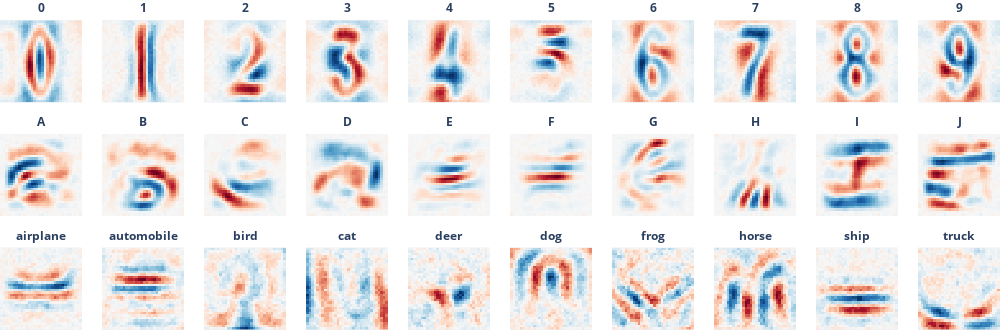

The cell this chart's notebook holds for it:
### Code cell
# Decompose the eigenvalues and eigenvectors
svhn_vals, svhn_vecs = svhn_model.decompose()
emnist_vals, emnist_vecs = emnist_letters_model.decompose()
cifar10_vals, cifar10_vecs = cifar10_model.decompose()

emnist_top10 = emnist_vecs[:10, -1]
emnist_top10_32 = emnist_top10.view(10, 1, 28, 28)
emnist_top10_32 = F.interpolate(
    emnist_top10_32, size=(32, 32), mode="bilinear", align_corners=False
)
emnist_top10_32 = emnist_top10_32.view(10, 1024)

# Use all eigenvectors
vecs = torch.cat(
    [
        svhn_vecs[:, -1],
        emnist_top10_32,
        cifar10_vecs[:, -1],
    ]
)
vecs /= (
    vecs.abs().max(1, keepdim=True).values
)  # Normalize eigenvectors to [-1, 1] for visualization

color = dict(color_continuous_scale="RdBu", color_continuous_midpoint=0.0)
fig = px.imshow(
    vecs.view(-1, 32, 32).cpu(),
    facet_col=0,
    facet_col_wrap=10,
    height=330,
    width=1000,
    facet_row_spacing=0.1,
    **color,
)
fig.update_layout(coloraxis_showscale=False, margin=dict(l=0, r=0, b=0, t=20))
fig.update_xaxes(visible=False)
fig.update_yaxes(visible=False)

labels = cifar10_labels + emnist_letters_labels[:10] + svhn_labels
[
    a.update(text=f"<b>{labels[i]}</b>", y=a["y"] + 0.005)
    for i, a in enumerate(fig.layout.annotations)
]

fig.show()

### Figure 1 — Plotly figure (JSON) as saved in the notebook; plotly's stock layout.template omitted (floating-point values rounded to 4 significant figures; data arrays with more than 128 entries replaced by an {"elided": "..."} marker saying what was removed)
{"data": [{"coloraxis": "coloraxis", "hovertemplate": "x: %{x}<br>y: %{y}<br>color: %{z}<extra></extra>", "name": "0", "type": "heatmap", "xaxis": "x21", "yaxis": "y21", "z": {"elided": "32x32 float values"}}, {"coloraxis": "coloraxis", "hovertemplate": "x: %{x}<br>y: %{y}<br>color: %{z}<extra></extra>", "name": "1", "type": "heatmap", "xaxis": "x22", "yaxis": "y22", "z": {"elided": "32x32 float values"}}, {"coloraxis": "coloraxis", "hovertemplate": "x: %{x}<br>y: %{y}<br>color: %{z}<extra></extra>", "name": "2", "type": "heatmap", "xaxis": "x23", "yaxis": "y23", "z": {"elided": "32x32 float values"}}, {"coloraxis": "coloraxis", "hovertemplate": "x: %{x}<br>y: %{y}<br>color: %{z}<extra></extra>", "name": "3", "type": "heatmap", "xaxis": "x24", "yaxis": "y24", "z": {"elided": "32x32 float values"}}, {"coloraxis": "coloraxis", "hovertemplate": "x: %{x}<br>y: %{y}<br>color: %{z}<extra></extra>", "name": "4", "type": "heatmap", "xaxis": "x25", "yaxis": "y25", "z": {"elided": "32x32 float values"}}, {"coloraxis": "coloraxis", "hovertemplate": "x: %{x}<br>y: %{y}<br>color: %{z}<extra></extra>", "name": "5", "type": "heatmap", "xaxis": "x26", "yaxis": "y26", "z": {"elided": "32x32 float values"}}, {"coloraxis": "coloraxis", "hovertemplate": "x: %{x}<br>y: %{y}<br>color: %{z}<extra></extra>", "name": "6", "type": "heatmap", "xaxis": "x27", "yaxis": "y27", "z": {"elided": "32x32 float values"}}, {"coloraxis": "coloraxis", "hovertemplate": "x: %{x}<br>y: %{y}<br>color: %{z}<extra></extra>", "name": "7", "type": "heatmap", "xaxis": "x28", "yaxis": "y28", "z": {"elided": "32x32 float values"}}, {"coloraxis": "coloraxis", "hovertemplate": "x: %{x}<br>y: %{y}<br>color: %{z}<extra></extra>", "name": "8", "type": "heatmap", "xaxis": "x29", "yaxis": "y29", "z": {"elided": "32x32 float values"}}, {"coloraxis": "coloraxis", "hovertemplate": "x: %{x}<br>y: %{y}<br>color: %{z}<extra></extra>", "name": "9", "type": "heatmap", "xaxis": "x30", "yaxis": "y30", "z": {"elided": "32x32 float values"}}, {"coloraxis": "coloraxis", "hovertemplate": "x: %{x}<br>y: %{y}<br>color: %{z}<extra></extra>", "name": "10", "type": "heatmap", "xaxis": "x11", "yaxis": "y11", "z": {"elided": "32x32 float values"}}, {"coloraxis": "coloraxis", "hovertemplate": "x: %{x}<br>y: %{y}<br>color: %{z}<extra></extra>", "name": "11", "type": "heatmap", "xaxis": "x12", "yaxis": "y12", "z": {"elided": "32x32 float values"}}, {"coloraxis": "coloraxis", "hovertemplate": "x: %{x}<br>y: %{y}<br>color: %{z}<extra></extra>", "name": "12", "type": "heatmap", "xaxis": "x13", "yaxis": "y13", "z": {"elided": "32x32 float values"}}, {"coloraxis": "coloraxis", "hovertemplate": "x: %{x}<br>y: %{y}<br>color: %{z}<extra></extra>", "name": "13", "type": "heatmap", "xaxis": "x14", "yaxis": "y14", "z": {"elided": "32x32 float values"}}, {"coloraxis": "coloraxis", "hovertemplate": "x: %{x}<br>y: %{y}<br>color: %{z}<extra></extra>", "name": "14", "type": "heatmap", "xaxis": "x15", "yaxis": "y15", "z": {"elided": "32x32 float values"}}, {"coloraxis": "coloraxis", "hovertemplate": "x: %{x}<br>y: %{y}<br>color: %{z}<extra></extra>", "name": "15", "type": "heatmap", "xaxis": "x16", "yaxis": "y16", "z": {"elided": "32x32 float values"}}, {"coloraxis": "coloraxis", "hovertemplate": "x: %{x}<br>y: %{y}<br>color: %{z}<extra></extra>", "name": "16", "type": "heatmap", "xaxis": "x17", "yaxis": "y17", "z": {"elided": "32x32 float values"}}, {"coloraxis": "coloraxis", "hovertemplate": "x: %{x}<br>y: %{y}<br>color: %{z}<extra></extra>", "name": "17", "type": "heatmap", "xaxis": "x18", "yaxis": "y18", "z": {"elided": "32x32 float values"}}, {"coloraxis": "coloraxis", "hovertemplate": "x: %{x}<br>y: %{y}<br>color: %{z}<extra></extra>", "name": "18", "type": "heatmap", "xaxis": "x19", "yaxis": "y19", "z": {"elided": "32x32 float values"}}, {"coloraxis": "coloraxis", "hovertemplate": "x: %{x}<br>y: %{y}<br>color: %{z}<extra></extra>", "name": "19", "type": "heatmap", "xaxis": "x20", "yaxis": "y20", "z": {"elided": "32x32 float values"}}, {"coloraxis": "coloraxis", "hovertemplate": "x: %{x}<br>y: %{y}<br>color: %{z}<extra></extra>", "name": "20", "type": "heatmap", "xaxis": "x", "yaxis": "y", "z": {"elided": "32x32 float values"}}, {"coloraxis": "coloraxis", "hovertemplate": "x: %{x}<br>y: %{y}<br>color: %{z}<extra></extra>", "name": "21", "type": "heatmap", "xaxis": "x2", "yaxis": "y2", "z": {"elided": "32x32 float values"}}, {"coloraxis": "coloraxis", "hovertemplate": "x: %{x}<br>y: %{y}<br>color: %{z}<extra></extra>", "name": "22", "type": "heatmap", "xaxis": "x3", "yaxis": "y3", "z": {"elided": "32x32 float values"}}, {"coloraxis": "coloraxis", "hovertemplate": "x: %{x}<br>y: %{y}<br>color: %{z}<extra></extra>", "name": "23", "type": "heatmap", "xaxis": "x4", "yaxis": "y4", "z": {"elided": "32x32 float values"}}, {"coloraxis": "coloraxis", "hovertemplate": "x: %{x}<br>y: %{y}<br>color: %{z}<extra></extra>", "name": "24", "type": "heatmap", "xaxis": "x5", "yaxis": "y5", "z": {"elided": "32x32 float values"}}, {"coloraxis": "coloraxis", "hovertemplate": "x: %{x}<br>y: %{y}<br>color: %{z}<extra></extra>", "name": "25", "type": "heatmap", "xaxis": "x6", "yaxis": "y6", "z": {"elided": "32x32 float values"}}, {"coloraxis": "coloraxis", "hovertemplate": "x: %{x}<br>y: %{y}<br>color: %{z}<extra></extra>", "name": "26", "type": "heatmap", "xaxis": "x7", "yaxis": "y7", "z": {"elided": "32x32 float values"}}, {"coloraxis": "coloraxis", "hovertemplate": "x: %{x}<br>y: %{y}<br>color: %{z}<extra></extra>", "name": "27", "type": "heatmap", "xaxis": "x8", "yaxis": "y8", "z": {"elided": "32x32 float values"}}, {"coloraxis": "coloraxis", "hovertemplate": "x: %{x}<br>y: %{y}<br>color: %{z}<extra></extra>", "name": "28", "type": "heatmap", "xaxis": "x9", "yaxis": "y9", "z": {"elided": "32x32 float values"}}, {"coloraxis": "coloraxis", "hovertemplate": "x: %{x}<br>y: %{y}<br>color: %{z}<extra></extra>", "name": "29", "type": "heatmap", "xaxis": "x10", "yaxis": "y10", "z": {"elided": "32x32 float values"}}], "layout": {"annotations": [{"font": {}, "showarrow": false, "text": "<b>airplane</b>", "x": 0.041, "xanchor": "center", "xref": "paper", "y": 0.2717, "yanchor": "bottom", "yref": "paper"}, {"font": {}, "showarrow": false, "text": "<b>automobile</b>", "x": 0.143, "xanchor": "center", "xref": "paper", "y": 0.2717, "yanchor": "bottom", "yref": "paper"}, {"font": {}, "showarrow": false, "text": "<b>bird</b>", "x": 0.245, "xanchor": "center", "xref": "paper", "y": 0.2717, "yanchor": "bottom", "yref": "paper"}, {"font": {}, "showarrow": false, "text": "<b>cat</b>", "x": 0.347, "xanchor": "center", "xref": "paper", "y": 0.2717, "yanchor": "bottom", "yref": "paper"}, {"font": {}, "showarrow": false, "text": "<b>deer</b>", "x": 0.449, "xanchor": "center", "xref": "paper", "y": 0.2717, "yanchor": "bottom", "yref": "paper"}, {"font": {}, "showarrow": false, "text": "<b>dog</b>", "x": 0.551, "xanchor": "center", "xref": "paper", "y": 0.2717, "yanchor": "bottom", "yref": "paper"}, {"font": {}, "showarrow": false, "text": "<b>frog</b>", "x": 0.653, "xanchor": "center", "xref": "paper", "y": 0.2717, "yanchor": "bottom", "yref": "paper"}, {"font": {}, "showarrow": false, "text": "<b>horse</b>", "x": 0.755, "xanchor": "center", "xref": "paper", "y": 0.2717, "yanchor": "bottom", "yref": "paper"}, {"font": {}, "showarrow": false, "text": "<b>ship</b>", "x": 0.857, "xanchor": "center", "xref": "paper", "y": 0.2717, "yanchor": "bottom", "yref": "paper"}, {"font": {}, "showarrow": false, "text": "<b>truck</b>", "x": 0.959, "xanchor": "center", "xref": "paper", "y": 0.2717, "yanchor": "bottom", "yref": "paper"}, {"font": {}, "showarrow": false, "text": "<b>A</b>", "x": 0.041, "xanchor": "center", "xref": "paper", "y": 0.6383, "yanchor": "bottom", "yref": "paper"}, {"font": {}, "showarrow": false, "text": "<b>B</b>", "x": 0.143, "xanchor": "center", "xref": "paper", "y": 0.6383, "yanchor": "bottom", "yref": "paper"}, {"font": {}, "showarrow": false, "text": "<b>C</b>", "x": 0.245, "xanchor": "center", "xref": "paper", "y": 0.6383, "yanchor": "bottom", "yref": "paper"}, {"font": {}, "showarrow": false, "text": "<b>D</b>", "x": 0.347, "xanchor": "center", "xref": "paper", "y": 0.6383, "yanchor": "bottom", "yref": "paper"}, {"font": {}, "showarrow": false, "text": "<b>E</b>", "x": 0.449, "xanchor": "center", "xref": "paper", "y": 0.6383, "yanchor": "bottom", "yref": "paper"}, {"font": {}, "showarrow": false, "text": "<b>F</b>", "x": 0.551, "xanchor": "center", "xref": "paper", "y": 0.6383, "yanchor": "bottom", "yref": "paper"}, {"font": {}, "showarrow": false, "text": "<b>G</b>", "x": 0.653, "xanchor": "center", "xref": "paper", "y": 0.6383, "yanchor": "bottom", "yref": "paper"}, {"font": {}, "showarrow": false, "text": "<b>H</b>", "x": 0.755, "xanchor": "center", "xref": "paper", "y": 0.6383, "yanchor": "bottom", "yref": "paper"}, {"font": {}, "showarrow": false, "text": "<b>I</b>", "x": 0.857, "xanchor": "center", "xref": "paper", "y": 0.6383, "yanchor": "bottom", "yref": "paper"}, {"font": {}, "showarrow": false, "text": "<b>J</b>", "x": 0.959, "xanchor": "center", "xref": "paper", "y": 0.6383, "yanchor": "bottom", "yref": "paper"}, {"font": {}, "showarrow": false, "text": "<b>0</b>", "x": 0.041, "xanchor": "center", "xref": "paper", "y": 1.005, "yanchor": "bottom", "yref": "paper"}, {"font": {}, "showarrow": false, "text": "<b>1</b>", "x": 0.143, "xanchor": "center", "xref": "paper", "y": 1.005, "yanchor": "bottom", "yref": "paper"}, {"font": {}, "showarrow": false, "text": "<b>2</b>", "x": 0.245, "xanchor": "center", "xref": "paper", "y": 1.005, "yanchor": "bottom", "yref": "paper"}, {"font": {}, "showarrow": false, "text": "<b>3</b>", "x": 0.347, "xanchor": "center", "xref": "paper", "y": 1.005, "yanchor": "bottom", "yref": "paper"}, {"font": {}, "showarrow": false, "text": "<b>4</b>", "x": 0.449, "xanchor": "center", "xref": "paper", "y": 1.005, "yanchor": "bottom", "yref": "paper"}, {"font": {}, "showarrow": false, "text": "<b>5</b>", "x": 0.551, "xanchor": "center", "xref": "paper", "y": 1.005, "yanchor": "bottom", "yref": "paper"}, {"font": {}, "showarrow": false, "text": "<b>6</b>", "x": 0.653, "xanchor": "center", "xref": "paper", "y": 1.005, "yanchor": "bottom", "yref": "paper"}, {"font": {}, "showarrow": false, "text": "<b>7</b>", "x": 0.755, "xanchor": "center", "xref": "paper", "y": 1.005, "yanchor": "bottom", "yref": "paper"}, {"font": {}, "showarrow": false, "text": "<b>8</b>", "x": 0.857, "xanchor": "center", "xref": "paper", "y": 1.005, "yanchor": "bottom", "yref": "paper"}, {"font": {}, "showarrow": false, "text": "<b>9</b>", "x": 0.959, "xanchor": "center", "xref": "paper", "y": 1.005, "yanchor": "bottom", "yref": "paper"}], "coloraxis": {"cmid": 0, "colorscale": [[0, "rgb(103,0,31)"], [0.1, "rgb(178,24,43)"], [0.2, "rgb(214,96,77)"], [0.3, "rgb(244,165,130)"], [0.4, "rgb(253,219,199)"], [0.5, "rgb(247,247,247)"], [0.6, "rgb(209,229,240)"], [0.7, "rgb(146,197,222)"], [0.8, "rgb(67,147,195)"], [0.9, "rgb(33,102,172)"], [1, "rgb(5,48,97)"]], "showscale": false}, "height": 330, "margin": {"b": 0, "l": 0, "r": 0, "t": 20}, "width": 1000, "xaxis": {"anchor": "y", "constrain": "domain", "domain": [0, 0.082], "scaleanchor": "y", "visible": false}, "xaxis10": {"anchor": "y10", "domain": [0.918, 1], "matches": "x", "visible": false}, "xaxis11": {"anchor": "y11", "domain": [0, 0.082], "matches": "x", "showticklabels": false, "visible": false}, "xaxis12": {"anchor": "y12", "domain": [0.102, 0.184], "matches": "x", "showticklabels": false, "visible": false}, "xaxis13": {"anchor": "y13", "domain": [0.204, 0.286], "matches": "x", "showticklabels": false, "visible": false}, "xaxis14": {"anchor": "y14", "domain": [0.306, 0.388], "matches": "x", "showticklabels": false, "visible": false}, "xaxis15": {"anchor": "y15", "domain": [0.408, 0.49], "matches": "x", "showticklabels": false, "visible": false}, "xaxis16": {"anchor": "y16", "domain": [0.51, 0.592], "matches": "x", "showticklabels": false, "visible": false}, "xaxis17": {"anchor": "y17", "domain": [0.612, 0.694], "matches": "x", "showticklabels": false, "visible": false}, "xaxis18": {"anchor": "y18", "domain": [0.714, 0.796], "matches": "x", "showticklabels": false, "visible": false}, "xaxis19": {"anchor": "y19", "domain": [0.816, 0.898], "matches": "x", "showticklabels": false, "visible": false}, "xaxis2": {"anchor": "y2", "domain": [0.102, 0.184], "matches": "x", "visible": false}, "xaxis20": {"anchor": "y20", "domain": [0.918, 1], "matches": "x", "showticklabels": false, "visible": false}, "xaxis21": {"anchor": "y21", "domain": [0, 0.082], "matches": "x", "showticklabels": false, "visible": false}, "xaxis22": {"anchor": "y22", "domain": [0.102, 0.184], "matches": "x", "showticklabels": false, "visible": false}, "xaxis23": {"anchor": "y23", "domain": [0.204, 0.286], "matches": "x", "showticklabels": false, "visible": false}, "xaxis24": {"anchor": "y24", "domain": [0.306, 0.388], "matches": "x", "showticklabels": false, "visible": false}, "xaxis25": {"anchor": "y25", "domain": [0.408, 0.49], "matches": "x", "showticklabels": false, "visible": false}, "xaxis26": {"anchor": "y26", "domain": [0.51, 0.592], "matches": "x", "showticklabels": false, "visible": false}, "xaxis27": {"anchor": "y27", "domain": [0.612, 0.694], "matches": "x", "showticklabels": false, "visible": false}, "xaxis28": {"anchor": "y28", "domain": [0.714, 0.796], "matches": "x", "showticklabels": false, "visible": false}, "xaxis29": {"anchor": "y29", "domain": [0.816, 0.898], "matches": "x", "showticklabels": false, "visible": false}, "xaxis3": {"anchor": "y3", "domain": [0.204, 0.286], "matches": "x", "visible": false}, "xaxis30": {"anchor": "y30", "domain": [0.918, 1], "matches": "x", "showticklabels": false, "visible": false}, "xaxis4": {"anchor": "y4", "domain": [0.306, 0.388], "matches": "x", "visible": false}, "xaxis5": {"anchor": "y5", "domain": [0.408, 0.49], "matches": "x", "visible": false}, "xaxis6": {"anchor": "y6", "domain": [0.51, 0.592], "matches": "x", "visible": false}, "xaxis7": {"anchor": "y7", "domain": [0.612, 0.694], "matches": "x", "visible": false}, "xaxis8": {"anchor": "y8", "domain": [0.714, 0.796], "matches": "x", "visible": false}, "xaxis9": {"anchor": "y9", "domain": [0.816, 0.898], "matches": "x", "visible": false}, "yaxis": {"anchor": "x", "autorange": "reversed", "constrain": "domain", "domain": [0, 0.2667], "visible": false}, "yaxis10": {"anchor": "x10", "domain": [0, 0.2667], "matches": "y", "showticklabels": false, "visible": false}, "yaxis11": {"anchor": "x11", "domain": [0.3667, 0.6333], "matches": "y", "visible": false}, "yaxis12": {"anchor": "x12", "domain": [0.3667, 0.6333], "matches": "y", "showticklabels": false, "visible": false}, "yaxis13": {"anchor": "x13", "domain": [0.3667, 0.6333], "matches": "y", "showticklabels": false, "visible": false}, "yaxis14": {"anchor": "x14", "domain": [0.3667, 0.6333], "matches": "y", "showticklabels": false, "visible": false}, "yaxis15": {"anchor": "x15", "domain": [0.3667, 0.6333], "matches": "y", "showticklabels": false, "visible": false}, "yaxis16": {"anchor": "x16", "domain": [0.3667, 0.6333], "matches": "y", "showticklabels": false, "visible": false}, "yaxis17": {"anchor": "x17", "domain": [0.3667, 0.6333], "matches": "y", "showticklabels": false, "visible": false}, "yaxis18": {"anchor": "x18", "domain": [0.3667, 0.6333], "matches": "y", "showticklabels": false, "visible": false}, "yaxis19": {"anchor": "x19", "domain": [0.3667, 0.6333], "matches": "y", "showticklabels": false, "visible": false}, "yaxis2": {"anchor": "x2", "domain": [0, 0.2667], "matches": "y", "showticklabels": false, "visible": false}, "yaxis20": {"anchor": "x20", "domain": [0.3667, 0.6333], "matches": "y", "showticklabels": false, "visible": false}, "yaxis21": {"anchor": "x21", "domain": [0.7333, 1], "matches": "y", "visible": false}, "yaxis22": {"anchor": "x22", "domain": [0.7333, 1], "matches": "y", "showticklabels": false, "visible": false}, "yaxis23": {"anchor": "x23", "domain": [0.7333, 1], "matches": "y", "showticklabels": false, "visible": false}, "yaxis24": {"anchor": "x24", "domain": [0.7333, 1], "matches": "y", "showticklabels": false, "visible": false}, "yaxis25": {"anchor": "x25", "domain": [0.7333, 1], "matches": "y", "showticklabels": false, "visible": false}, "yaxis26": {"anchor": "x26", "domain": [0.7333, 1], "matches": "y", "showticklabels": false, "visible": false}, "yaxis27": {"anchor": "x27", "domain": [0.7333, 1], "matches": "y", "showticklabels": false, "visible": false}, "yaxis28": {"anchor": "x28", "domain": [0.7333, 1], "matches": "y", "showticklabels": false, "visible": false}, "yaxis29": {"anchor": "x29", "domain": [0.7333, 1], "matches": "y", "showticklabels": false, "visible": false}, "yaxis3": {"anchor": "x3", "domain": [0, 0.2667], "matches": "y", "showticklabels": false, "visible": false}, "yaxis30": {"anchor": "x30", "domain": [0.7333, 1], "matches": "y", "showticklabels": false, "visible": false}, "yaxis4": {"anchor": "x4", "domain": [0, 0.2667], "matches": "y", "showticklabels": false, "visible": false}, "yaxis5": {"anchor": "x5", "domain": [0, 0.2667], "matches": "y", "showticklabels": false, "visible": false}, "yaxis6": {"anchor": "x6", "domain": [0, 0.2667], "matches": "y", "showticklabels": false, "visible": false}, "yaxis7": {"anchor": "x7", "domain": [0, 0.2667], "matches": "y", "showticklabels": false, "visible": false}, "yaxis8": {"anchor": "x8", "domain": [0, 0.2667], "matches": "y", "showticklabels": false, "visible": false}, "yaxis9": {"anchor": "x9", "domain": [0, 0.2667], "matches": "y", "showticklabels": false, "visible": false}}}
